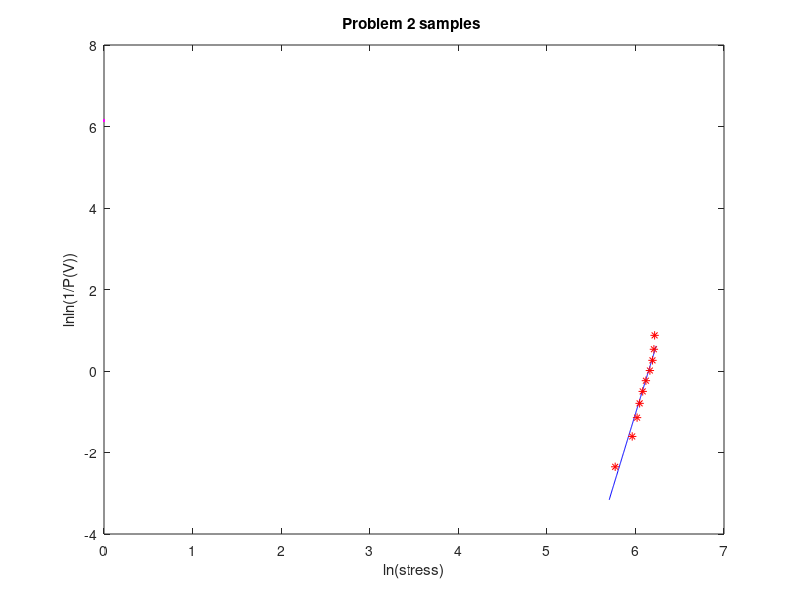

The MATLAB script that drew this image: (Note: this script raises an error after producing the figure.)
clear;
clc;

%% P2
V1 = 0.06*pi*(0.0025^2);
V2 = 0.02*pi*(0.0025^2);
sig_v2 = [321 389 411 423 438 454 475 489 497 501];
P = zeros(1,length(sig_v2));
for i = 1:length(P)
    P(i) = (length(P) + 1 - i)/(length(P) + 1);
end

sig_v2 = log(sig_v2);

P = log(log(1./P));

P_fit = polyfit(sig_v2,P,1);

P_Line = log([300:1:510]).*P_fit(1) + P_fit(2);

sig_0_ln = -P_fit(2)/P_fit(1);

sig_0  = exp(sig_0_ln);

figure(1)
plot(log([300:1:510]),P_Line, 'b');
hold on
plot(sig_v2,P,'r*')
hold on
plot(0,sig_0_ln,'m')
title('Problem 2 samples ')
xlabel('ln(stress)')
ylabel('lnln(1/P(V))')
yline(0)
grid on
legend('line of best fit: y = 7.11*x - 43.74','datapoints','Char. Str. = 467.6986 MPA')

%% P2
b = 0.01;
h = 0.005;
l = 0.05;
V = b*l*h;
F = [1040 1092 1120 1210 1320 1381 1419 1470 1490 1540];
P2 = zeros(1,length(F));
for i = 1:length(P2)
    P2(i) = (length(P2) + 1 - i)/(length(P2) + 1);
end

sig = (3*l/(2*b*h^2)).*F;
sig = sig./1E6;


P2 = log(log(1./P2));

PF2 = polyfit(log(sig),P2,1);

x = log(sig(1):1:(sig(length(sig))));
PL2 = x.*PF2(1) + PF2(2);

sig0ln2 = -PF2(2)/PF2(1);

sig02  = exp(sig0ln2);

figure(2)
plot(x,PL2, 'b');
hold on
plot(log(sig),P2,'r*')
hold on
plot(0,sig0ln2,'m')
title('Problem 3 samples ')
xlabel('ln(stress)')
ylabel('lnln(1/P(V))')
yline(0)
grid on
legend('line of best fit, m = 6.8953','datapoints','Char. Str. =  4179.4 MPa')

